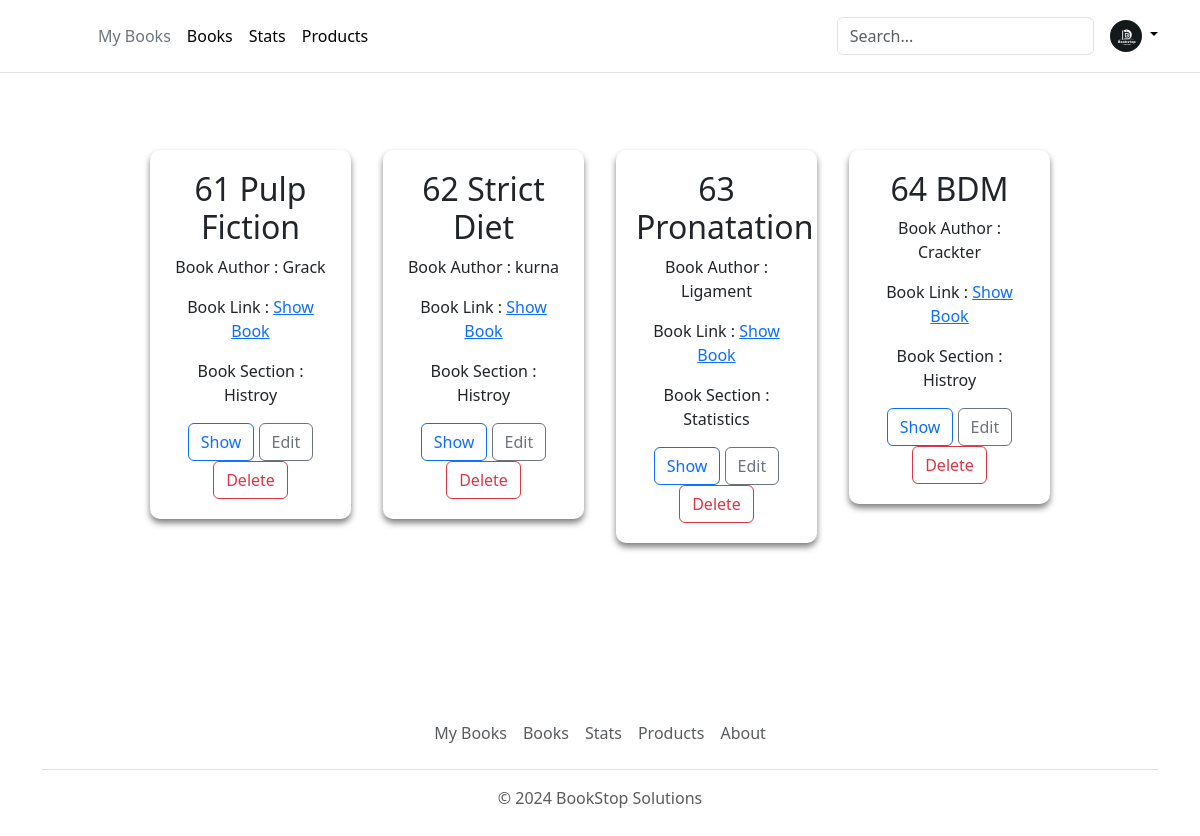
The page /showBooks on the database its author committed.
### app.py (models this page shows)
class Books(db.Model):
    __tablename__ = 'books'
    BookId = db.Column(db.Integer, autoincrement=True, primary_key=True)
    SectionId = db.Column(db.Integer, db.ForeignKey('section.SectionId'), nullable=False)
    Title = db.Column(db.String(50), nullable=False)
    Author = db.Column(db.String(50), nullable=False)
    Content = db.Column(db.Text)
    ImageLink = db.Column(db.String(255))

### app.py (the view)
@app.route("/showBooks", methods = ["GET","POST"])
def showBooks():
    if request.method == 'POST':
        data = request.form.to_dict()
        f = request.files['file']
        new_filename = (data['Book-Title']+"_"+data['Author']+".pdf").replace(" ","_")
        file_path = os.path.join("books", new_filename)
        f.save(file_path)
        print(data)
        books = Books(SectionId = data['book_section'],Title=data['Book-Title'],Author=data['Author'],Content=data['Content'], ImageLink=new_filename)
        db.session.add(books)
        db.session.commit()
        print(data)
        bookSec = BookSection.query.all()
        return render_template("showBooks.html", books=bookSec)
    else:
        bookSec = BookSection.query.all()
        return render_template("showBooks.html", books=bookSec)

### templates/showBooks.html (shortened to what this page needs)
<!DOCTYPE html>
<html lang="en">
  <head>
    <link rel="stylesheet" href="/static/add-section.css" />
    {% include 'bootstrap.html' %}
  </head>
  <body>
    <div>
      {% include 'header.html' %}
      <div>
        <div class="main-container">
          {% for book in books %}
          <div class="section-container" id="1">
            <h2>{{book.Books_BookId}} {{book.Books_Title}}</h2>
            <p>Book Author : {{book.Books_Author}}</p>
            <p>
              Book Link :
              <a
                href="{{ url_for('download_book', filename=book.Books_ImageLink) }}"
                >Show Book</a
              >
            </p>
            <div>
              <p>Book Section : {{book.Section_Title}}</p>
            </div>
            <button
              type="button"
              id="showBook{{book.BookId}}"
              class="btn btn-outline-primary"
            >
              Show
            </button>
            <button
              type="button"
              id="editBooks{{book.Books_BookId}}"
              class="btn btn-outline-secondary"
            >
              Edit
            </button>
            <form
              action="{{ url_for('deleteBook', bookId=book.Books_BookId) }}"
              method="post"
              style="display: inline"
            >
              <button type="submit" class="btn btn-outline-danger">
                Delete
              </button>
            </form>
          </div>
          {% endfor %}
        </div>
        {% include 'footer.html' %}
      </div>
    </div>
  </body>
</html>

### templates/bootstrap.html (shortened to what this page needs)
<link
  href="https://cdn.jsdelivr.net/npm/bootstrap@5.3.2/dist/css/bootstrap.min.css"
  rel="stylesheet"
/>

### templates/header.html (shortened to what this page needs)
<header class="p-3 mb-1 border-bottom">
  <div class="container">
    <div
      class="d-flex flex-wrap align-items-center justify-content-center justify-content-lg-start"
    >
      <a
        href="/"
        class="d-flex align-items-center mb-2 mb-lg-0 link-body-emphasis text-decoration-none"
      >
        <svg
          class="bi me-2"
          width="40"
          height="32"
          role="img"
          aria-label="Bootstrap"
        >
          <use xlink:href="#bootstrap" />
        </svg>
      </a>
      <ul
        class="nav col-12 col-lg-auto me-lg-auto mb-2 justify-content-center mb-md-0"
      >
        <li>
          <a href="/myBooks" class="nav-link px-2 link-secondary">My Books</a>
        </li>
        <li>
          <a href="/allBooks" class="nav-link px-2 link-body-emphasis">Books</a>
        </li>
        <li>
          <a href="#" class="nav-link px-2 link-body-emphasis">Stats</a>
        </li>
        <li>
          <a href="#" class="nav-link px-2 link-body-emphasis">Products</a>
        </li>
      </ul>
      <form class="col-12 col-lg-auto mb-3 mb-lg-0 me-lg-3" role="search">
        <input
          type="search"
          class="form-control"
          placeholder="Search..."
          aria-label="Search"
        />
      </form>
      <div class="dropdown text-end">
        <a
          href="#"
          class="d-block link-body-emphasis text-decoration-none dropdown-toggle"
          data-bs-toggle="dropdown"
          aria-expanded="false"
        >
          <img
            src="/static/logo.jpg"
            alt="mdo"
            width="32"
            height="32"
            class="rounded-circle"
          />
        </a>
      </div>
    </div>
  </div>
</header>

### templates/footer.html
<div class="container">
  <footer class="py-3 my-4">
    <ul class="nav justify-content-center border-bottom pb-3 mb-3">
      <li class="nav-item">
        <a href="/" class="nav-link px-2 text-body-secondary">My Books</a>
      </li>
      <li class="nav-item">
        <a href="#" class="nav-link px-2 text-body-secondary">Books</a>
      </li>
      <li class="nav-item">
        <a href="#" class="nav-link px-2 text-body-secondary">Stats</a>
      </li>
      <li class="nav-item">
        <a href="#" class="nav-link px-2 text-body-secondary">Products</a>
      </li>
      <li class="nav-item">
        <a href="#" class="nav-link px-2 text-body-secondary">About</a>
      </li>
    </ul>
    <p class="text-center text-body-secondary">
      &copy; 2024 BookStop Solutions
    </p>
  </footer>
</div>

### static/add-section.css (style rules this page uses)
body { background-color: #2d2a2e; margin: 0; }
.main-container { display: flex; flex-wrap: wrap; padding: 130px; align-items: flex-start; gap: 2em; margin: 20px; }
.section-container { background-color: rgba(255, 255, 255, 0.1); backdrop-filter: blur(10px); border-radius: 10px; padding: 20px 20px; box-shadow: 0 4px 6px rgba(0, 0, 0, 0.5); text-align: center; width: 20%; flex-grow: 1; }
header { position: fixed; top: 0; left: 0; width: 100%; background-color: rgba(255, 255, 255, 0.9); z-index: 2; }
input, textarea { width: 100%; padding: 8px; border-radius: 4px; border: solid 1px #0d6efd; color: #000; }
input, textarea { margin-bottom: 20px; }

### rows shown on the page
Books: Books_BookId "61", Books_Title "Pulp Fiction", Books_Author "Grack", Section_Title "Histroy"
Books: Books_BookId "62", Books_Title "Strict Diet", Books_Author "kurna", Section_Title "Histroy"
Books: Books_BookId "63", Books_Title "Pronatation", Books_Author "Ligament", Section_Title "Statistics"
Books: Books_BookId "64", Books_Title "BDM", Books_Author "Crackter", Section_Title "Histroy"
